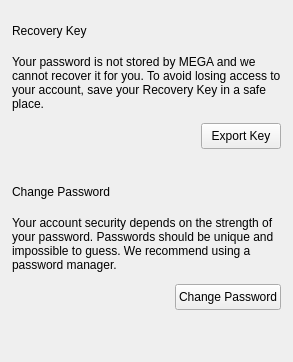
     <widget class="QWidget" name="pSecurity">
      <layout class="QVBoxLayout" name="verticalLayout_24">
       <property name="spacing">
        <number>36</number>
       </property>
       <property name="leftMargin">
        <number>12</number>
       </property>
       <property name="topMargin">
        <number>24</number>
       </property>
       <property name="rightMargin">
        <number>12</number>
       </property>
       <property name="bottomMargin">
        <number>12</number>
       </property>
       <item>
        <layout class="QVBoxLayout" name="verticalLayout_15">
         <property name="spacing">
          <number>12</number>
         </property>
         <item>
          <layout class="QVBoxLayout" name="vRecoveryKeyTitleLine">
           <property name="spacing">
            <number>4</number>
           </property>
           <item>
            <widget class="QLabel" name="label">
             <property name="text">
              <string>Recovery Key</string>
             </property>
             <property name="font-size" stdset="0">
              <string notr="true">caption</string>
             </property>
             <property name="semibold" stdset="0">
              <bool>true</bool>
             </property>
            </widget>
           </item>
           <item>
            <widget class="QFrame" name="frame">
             <property name="minimumSize">
              <size>
               <width>0</width>
               <height>1</height>
              </size>
             </property>
             <property name="maximumSize">
              <size>
               <width>16777215</width>
               <height>1</height>
              </size>
             </property>
             <property name="frameShape">
              <enum>QFrame::NoFrame</enum>
             </property>
            </widget>
           </item>
          </layout>
         </item>
         <item>
          <widget class="QLabel" name="lRecoveryKey">
           <property name="sizePolicy">
            <sizepolicy hsizetype="MinimumExpanding" vsizetype="Preferred">
             <horstretch>0</horstretch>
             <verstretch>0</verstretch>
            </sizepolicy>
           </property>
           <property name="text">
            <string>Your password is not stored by MEGA and we cannot recover it for you. To avoid losing access to your account, save your Recovery Key in a safe place.</string>
           </property>
           <property name="wordWrap">
            <bool>true</bool>
           </property>
           <property name="font-size" stdset="0">
            <string notr="true">body-2</string>
           </property>
           <property name="regular" stdset="0">
            <bool>true</bool>
           </property>
          </widget>
         </item>
         <item>
          <layout class="QHBoxLayout" name="horizontalLayout_6">
           <item>
            <spacer name="horizontalSpacer_7">
             <property name="orientation">
              <enum>Qt::Horizontal</enum>
             </property>
             <property name="sizeHint" stdset="0">
              <size>
               <width>40</width>
               <height>20</height>
              </size>
             </property>
            </spacer>
           </item>
           <item>
            <widget class="QPushButton" name="bExportMasterKey">
             <property name="sizePolicy">
              <sizepolicy hsizetype="Maximum" vsizetype="Fixed">
               <horstretch>0</horstretch>
               <verstretch>0</verstretch>
              </sizepolicy>
             </property>
             <property name="minimumSize">
              <size>
               <width>0</width>
               <height>26</height>
              </size>
             </property>
             <property name="maximumSize">
              <size>
               <width>16777215</width>
               <height>26</height>
              </size>
             </property>
             <property name="cursor">
              <cursorShape>PointingHandCursor</cursorShape>
             </property>
             <property name="text">
              <string>Export Key</string>
             </property>
             <property name="autoDefault">
              <bool>false</bool>
             </property>
             <property name="flat">
              <bool>false</bool>
             </property>
             <property name="type" stdset="0">
              <string notr="true">primary</string>
             </property>
             <property name="dimension" stdset="0">
              <string notr="true">small</string>
             </property>
            </widget>
           </item>
          </layout>
         </item>
        </layout>
       </item>
       <item>
        <layout class="QVBoxLayout" name="verticalLayout_27">
         <property name="spacing">
          <number>12</number>
         </property>
         <item>
          <layout class="QVBoxLayout" name="vChangePasswordTitleLine">
           <property name="spacing">
            <number>4</number>
           </property>
           <item>
            <widget class="QLabel" name="label_3">
             <property name="text">
              <string>Change Password</string>
             </property>
             <property name="font-size" stdset="0">
              <string notr="true">caption</string>
             </property>
             <property name="semibold" stdset="0">
              <bool>true</bool>
             </property>
            </widget>
           </item>
           <item>
            <widget class="QFrame" name="frame_3">
             <property name="minimumSize">
              <size>
               <width>0</width>
               <height>1</height>
              </size>
             </property>
             <property name="maximumSize">
              <size>
               <width>16777215</width>
               <height>1</height>
              </size>
             </property>
             <property name="frameShape">
              <enum>QFrame::NoFrame</enum>
             </property>
            </widget>
           </item>
          </layout>
         </item>
         <item>
          <widget class="QLabel" name="lRecoveryKey_3">
           <property name="sizePolicy">
            <sizepolicy hsizetype="MinimumExpanding" vsizetype="Preferred">
             <horstretch>0</horstretch>
             <verstretch>0</verstretch>
            </sizepolicy>
           </property>
           <property name="text">
            <string>Your account security depends on the strength of your password. Passwords should be unique and impossible to guess. We recommend using a password manager.</string>
           </property>
           <property name="wordWrap">
            <bool>true</bool>
           </property>
           <property name="font-size" stdset="0">
            <string notr="true">body-2</string>
           </property>
           <property name="regular" stdset="0">
            <bool>true</bool>
           </property>
          </widget>
         </item>
         <item>
          <layout class="QHBoxLayout" name="horizontalLayout_28">
           <item>
            <spacer name="horizontalSpacer_24">
             <property name="orientation">
              <enum>Qt::Horizontal</enum>
             </property>
             <property name="sizeHint" stdset="0">
              <size>
               <width>40</width>
               <height>20</height>
              </size>
             </property>
            </spacer>
           </item>
           <item>
            <widget class="QPushButton" name="bChangePassword">
             <property name="sizePolicy">
              <sizepolicy hsizetype="Maximum" vsizetype="Fixed">
               <horstretch>0</horstretch>
               <verstretch>0</verstretch>
              </sizepolicy>
             </property>
             <property name="minimumSize">
              <size>
               <width>0</width>
               <height>26</height>
              </size>
             </property>
             <property name="maximumSize">
              <size>
               <width>16777215</width>
               <height>26</height>
              </size>
             </property>
             <property name="cursor">
              <cursorShape>PointingHandCursor</cursorShape>
             </property>
             <property name="text">
              <string>Change Password</string>
             </property>
             <property name="autoDefault">
              <bool>false</bool>
             </property>
             <property name="type" stdset="0">
              <string notr="true">primary</string>
             </property>
             <property name="dimension" stdset="0">
              <string notr="true">small</string>
             </property>
            </widget>
           </item>
          </layout>
         </item>
        </layout>
       </item>
       <item>
        <spacer name="verticalSpacer_7">
         <property name="orientation">
          <enum>Qt::Vertical</enum>
         </property>
         <property name="sizeHint" stdset="0">
          <size>
           <width>20</width>
           <height>40</height>
          </size>
         </property>
        </spacer>
       </item>
      </layout>
     </widget>
